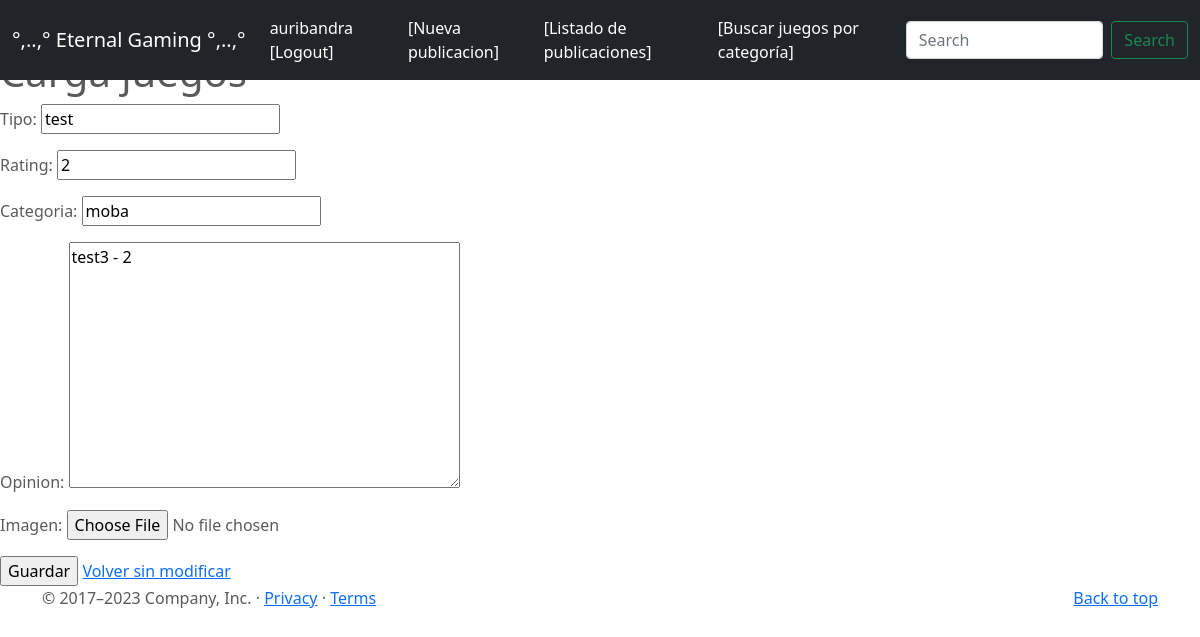
Page /juegos/12/update (signed in) on the committed database.
### entrega_final_app/models.py (models this page shows, shortened)
class Juegos(models.Model):
    nombre = models.CharField(max_length=50)
    tipo = models.CharField(max_length=50)
    rating = models.CharField(max_length=2)
    categoria = models.CharField(max_length=50)
    opinion = models.TextField(max_length=500)
    publisher = models.ForeignKey(to = User, on_delete=models.CASCADE, related_name="publisher")
    imagen = models.ImageField(upload_to="posts", null=True, blank=True)

### entrega_final_app/views.py (the view, shortened to what this page needs)
# urls.py: path('juegos/<pk>/update',JuegosUpdate.as_view(), name = "juegos-update"),
class JuegosUpdate(LoginRequiredMixin, UserPassesTestMixin, UpdateView):
    model = Juegos
    success_url = reverse_lazy("juegos")
    fields = ['tipo',
              'rating',
              'categoria',
              'opinion',
              'imagen',
             ]
    def test_func(self):
        user_id = self.request.user.id
        juego_id = self.kwargs.get('pk')
        return Juegos.objects.filter(publisher = user_id, id = juego_id).exists()

### entrega_final_app/templates/entrega_final_app/juegos_form.html (shortened to what this page needs)
{% extends 'entrega_final_app/base.html'%}
{%block main%}
<form method="POST" enctype="multipart/form-data">
    {{form.as_p}}
    <input type="submit" value="Guardar">
    <a href="{% url 'juegos' %}"> Volver sin modificar</a>
</form>
{% endblock %}

### entrega_final_app/templates/entrega_final_app/base.html (shortened to what this page needs)
<!DOCTYPE html>
<html lang="en">
<head>
  {% load static %}
<link href="{% static 'entrega_final_app/css/bootstrap.min.css' %}" rel="stylesheet">
    <link href="{% static 'entrega_final_app/css/juegos.css' %}" rel="stylesheet">
  </head>
  <body>
<header>
  <nav class="navbar navbar-expand-md navbar-dark fixed-top bg-dark">
    <div class="container-fluid">
      <a class="navbar-brand" href="{% url 'index' %}">°,..,° Eternal Gaming °,..,°</a>
      <div class="collapse navbar-collapse" id="navbarCollapse">
        <ul class="navbar-nav me-auto mb-2 mb-md-0">
        {% if user.is_authenticated %}
          <li class="nav-item">
            <a class="nav-link active" aria-current="page" href="{% url 'logout' %}">{{user.username}} [Logout]</a>
          </li>
          <li class="nav-item">
            <a class="nav-link active" aria-current="page" href="{% url 'juegos-create' %}">[Nueva publicacion]</a>
        {% endif %}
        </li>
          <li class="nav-item">
            <a class="nav-link active" aria-current="page" href="{% url 'juegos' %}">[Listado de publicaciones]</a>
        </li>
          <li class="nav-item">
            <a class="nav-link active" aria-current="page" href="{% url 'juegos-list' %}">[Buscar juegos por categoría]</a>
          </li>
        </ul>
        <form class="d-flex">
          <input class="form-control me-2" type="search" placeholder="Search" aria-label="Search">
          <button class="btn btn-outline-success" type="submit">Search</button>
        </form>
      </div>
    </div>
  </nav>
</header>
<h1>{% block titulo %}  {% endblock %}</h1>
{% block main %}
{% endblock %}
  <footer class="container">
    <p class="float-end"><a href="https://getbootstrap.com/docs/5.0/examples/juegos/#">Back to top</a></p>
    <p>© 2017–2023 Company, Inc. · <a href="https://getbootstrap.com/docs/5.0/examples/juegos/#">Privacy</a> · <a href="https://getbootstrap.com/docs/5.0/examples/juegos/#">Terms</a></p>
  </footer>
</body></html>

### entrega_final_app/static/entrega_final_app/css/juegos.css (style rules this page uses)
body { padding-top: 3rem; padding-bottom: 3rem; color: #5a5a5a; }

### rows in the picture
Juegos: tipo "test", rating "2", categoria "moba", opinion "test3 - 2"

### other values in the picture
{{ user.username }} "auribandra"
